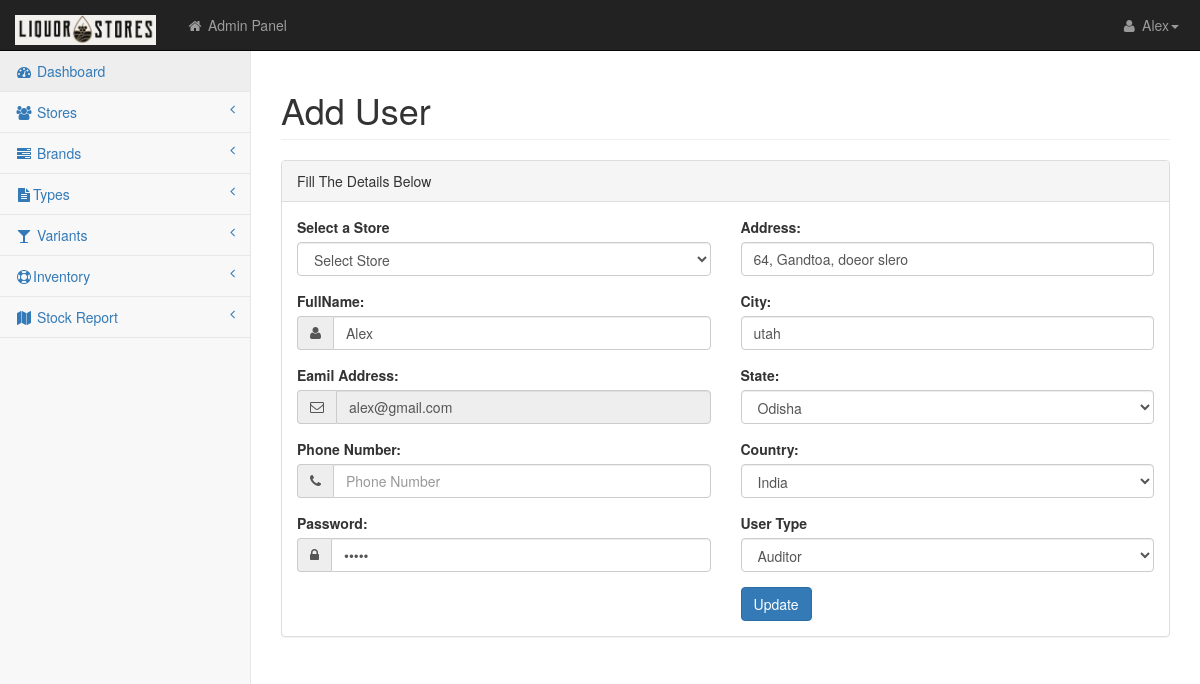
/add_user.php?id=1, run on an earlier commit of the app's database.
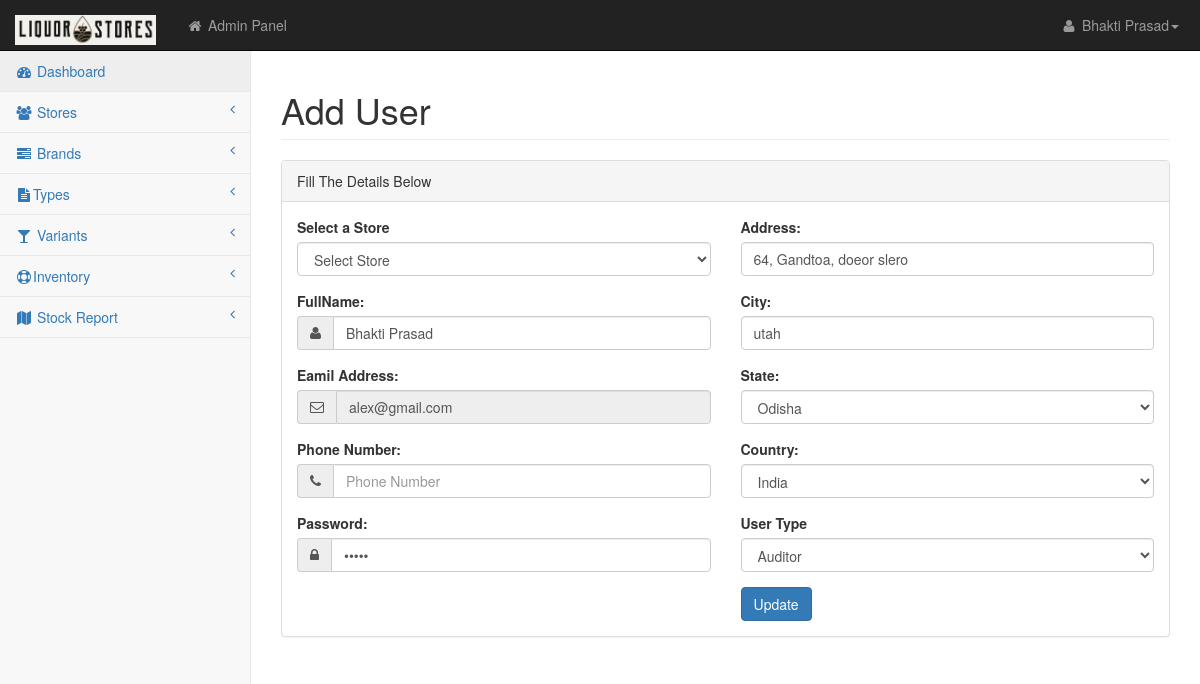
And on a later commit of the database.
### tables this page shows
CREATE TABLE `users` (
  `id` int(11) NOT NULL AUTO_INCREMENT,
  `store_id` int(11) DEFAULT NULL,
  `name` varchar(255) DEFAULT NULL,
  `email` varchar(255) NOT NULL,
  `mobile` bigint(11) NOT NULL,
  `adharno` bigint(20) NOT NULL,
  `password` varchar(30) NOT NULL,
  `address` varchar(255) NOT NULL,
  `country` varchar(15) NOT NULL,
  `zip` int(10) DEFAULT NULL,
  `city` varchar(50) NOT NULL,
  `state` varchar(20) NOT NULL,
  `type` varchar(10) DEFAULT NULL,
  `activated` char(1) DEFAULT 'N',
  PRIMARY KEY (`id`)
);

### include/config.php (called while the page is built, shortened)
<?php
$addres='http://'.$_SERVER['SERVER_NAME'].'/';
?>

### include/functions.php (called while the page is built, shortened)
<?php
function GetName($tablename,$field,$where,$id)
{
 	global $con;
	$uquery="SELECT * FROM $tablename WHERE $where=$id";
	$uresult=mysqli_query($con,$uquery);
	$urow=mysqli_fetch_object($uresult);
	$newval=stripslashes( $urow->$field);
 	return $newval;
}
?>

### add_user.php (the view, shortened to what the changed rows need)
<?php
include("top.php");
echo $id=$_GET["id"];
$act=$_GET['action'];
?>
<?php
 if($id)
{
$sel="SELECT *,`password`, AES_DECRYPT(`password`, SHA1('aalizzwell')) AS passd FROM users WHERE id='$id'";
$selqry=mysql_query($sel);
$selrow=mysql_fetch_object($selqry);
}
 ?>
    </head>
    <body>
        <div id="wrapper">
             <?php include("nav.php"); ?>
            <div id="page-wrapper">
                <div class="row">
                    <div class="col-lg-12">
                        <h1 class="page-header"><?php if($act=='edit') { ?>Edit <? } if($act=='view')  { ?>View <? } else {?>Add <?php } ?>User</h1>
                    </div>
                </div>
                <div class="row">
                    <div class="col-lg-12">
                        <div class="panel panel-default">
                            <div class="panel-body">
                                <div class="row">
                                <form role="form" name="profile" id="profile" method="post" enctype="multipart/form-data">
                                    <div class="col-lg-6">
                                            <div class="form-group">
                                            <div class="form-group input-group">
                                                <span class="input-group-addon"><i class="fa fa-user"></i></span>
<input class="form-control" placeholder="Full Name" name="fullname" value="<?php echo $selrow->name; ?>" required>
                                            </div>
                                            </div>
											 <div class="form-group">
                                            <div class="form-group input-group">
                                                <span class="input-group-addon"><i class="fa fa-envelope-o"></i></span>
 <input type="email" class="form-control" placeholder="name@example.com" name="email" value="<?php echo $selrow->email; ?>"<?php if($id) { ?>readonly="readonly"<? }?> required>
                                            </div>
                                            </div>
                                    </div>
                                    <div class="col-lg-6">
                                    <div class="form-group">
                                            <label>Address:</label>
                                                <input class="form-control" placeholder="Address" name="address" value="<?php echo $selrow->address; ?>" required>
                                            </div>
                                            <div class="form-group">
                                            <label>City:</label>
              <input class="form-control" placeholder="City" name="city" value="<?php echo $selrow->city; ?>" required>
                                            </div>
                                    </div>
                                    </form>
                                </div>
                            </div>
                        </div>
                    </div>
                </div>
            </div>
        </div>
    </body>
</html>

### nav.php (shortened to what the changed rows need)
<nav class="navbar navbar-inverse navbar-fixed-top" role="navigation">
              <ul class="nav navbar-right navbar-top-links">
                  <li class="dropdown">
                      <a class="dropdown-toggle" data-toggle="dropdown" href="<?php echo $addres; ?>editprofile.php">
                          <i class="fa fa-user fa-fw"></i> <?php echo GetName('users','name','id','1') ?><b class="caret"></b>
                      </a>
                  </li>
              </ul>
          </nav>

What changed in the data, as far as the page shows it:
changed users "alex@gmail.com": fullname "Alex" → "Bhakti Prasad"
Also different on the page:
GetName('users','name','id','1'): "Alex" → "Bhakti Prasad"
